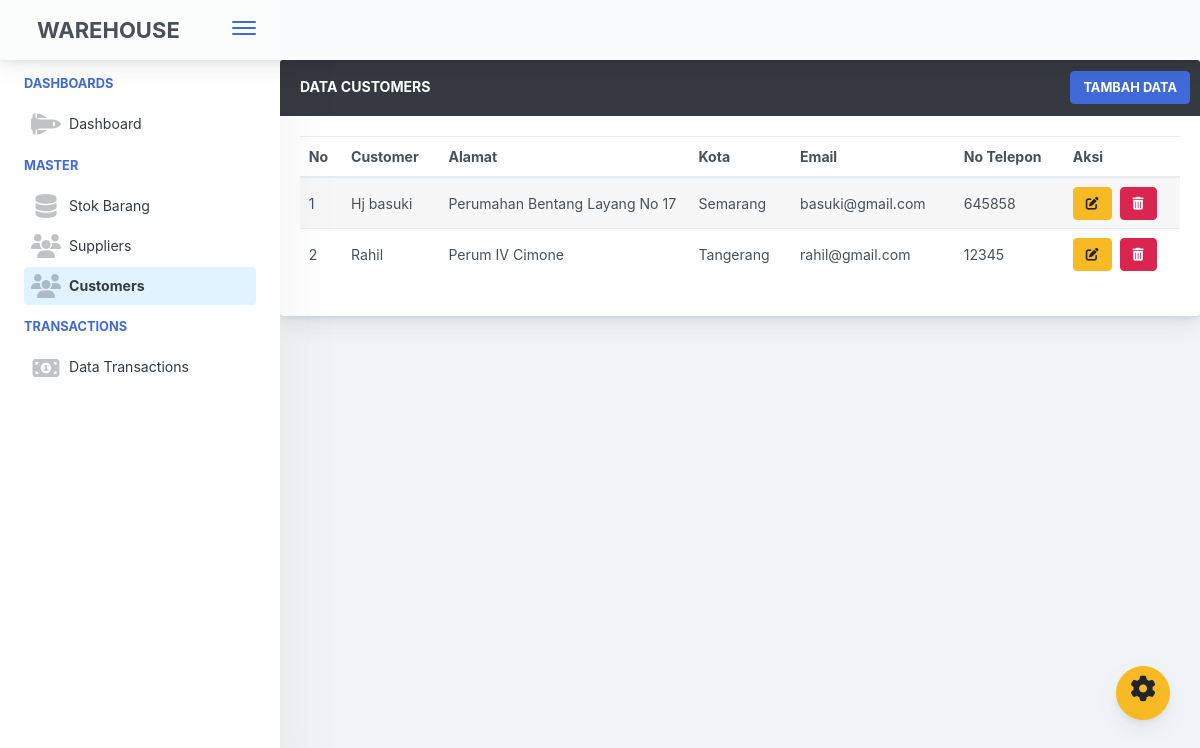
Screenshot of /public/customer with the database file from the repository.
### tables this page shows
CREATE TABLE `tb_customer` (
  `id_customer` int(11) NOT NULL,
  `nama` varchar(100) NOT NULL,
  `alamat` varchar(255) NOT NULL,
  `kota` varchar(50) NOT NULL,
  `email` varchar(25) NOT NULL,
  `no_telepon` int(20) NOT NULL
);

### app/core/Controller.php (called while the page is built, shortened)
<?php
class Controller
{
    public function view($view, $data = [])
    {
        require '../app/views/' . $view . '.php';
    }
    public function model($model)
    {
        return new $model;
    }
}

### app/controllers/Customer.php (called while the page is built, shortened)
<?php
class Customer extends Controller {
  public function index() {
    $data['judul'] = 'Data Customer';
    $data['customers'] = $this->model('Customer_model')->getAllCustomer();
    $data['customer_sidebar'] = true;
    $this->view('/customer/index',$data);
  }
}
?>

### app/core/App.php (called while the page is built, shortened)
<?php
class App
{
    protected $method = 'index';
    protected $params = [];
    public function __construct()
    {
        $this->controller = new $this->controller;
        call_user_func_array([$this->controller, $this->method], $this->params);
    }
}

### public/index.php (called while the page is built, shortened)
<?php
$app = new App;

### app/core/Database.php (called while the page is built, shortened)
<?php
class Database
{
    private $host = DB_HOST;
    private $user = DB_USER;
    private $pass = DB_PASS;
    private $db_name = DB_NAME;
    private $dbh;
    private $stmt;
    public function __construct()
    {
        $dsn = 'mysql:host=' . $this->host . ';dbname=' . $this->db_name;
        $option = [
            PDO::ATTR_PERSISTENT => true,
            PDO::ATTR_ERRMODE => PDO::ERRMODE_EXCEPTION
        ];
        try {
            $this->dbh = new PDO($dsn, $this->user, $this->pass, $option);
        } catch (PDOException $e) {
            die($e->getMessage());
        }
    }
    public function query($query)
    {
        $this->stmt = $this->dbh->prepare($query);
    }
    public function execute()
    {
        $this->stmt->execute();
    }
    public function resultSet()
    {
        $this->execute();
        return $this->stmt->fetchAll(PDO::FETCH_ASSOC);
    }
}

### app/models/Customer_model.php (called while the page is built, shortened)
<?php
  class Customer_model {
    private $table = 'tb_customer';
    private $db;
    public function __construct()
    {
        $this->db = new Database;
    }
    public function getAllCustomer()
    {
        $this->db->query('SELECT * FROM ' . $this->table);
        return $this->db->resultSet();
    }
}
?>

### app/views/customer/index.php (the view, shortened to what this page needs)
<div class="app-main__outer">
  <div class="card">
    <h5 class="card-header bg-dark text-white">Data Customers
      <a href="<?=BASEURL;?>/customer/tambah" class="btn btn-primary ml-auto font-weight-bold">Tambah Data</a>
    </h5>
    <div class="card-body">
      <table class="table table-striped">
        <thead>
          <tr>
            <th scope="col">No</th>
            <th scope="col">Customer</th>
            <th scope="col" width="250px">Alamat</th>
            <th scope="col">Kota</th>
            <th scope="col">Email</th>
            <th scope="col">No Telepon</th>
            <th scope="col">Aksi</th>
          </tr>
        </thead>
        <tbody>
        <?php $i = 1; ?>
        <?php foreach ($data['customers'] as $customer) : ?>
          <tr>
            <td><?= $i++ ?></td>
            <td scope="row"><?= $customer['nama'] ?></td>
            <td><?= $customer['alamat'] ?></td>
            <td><?= $customer['kota'] ?></td>
            <td scope="row"><?= $customer['email'] ?></td>
            <td><?= $customer['no_telepon'] ?></td>
            <td>
              <a href="<?= BASEURL; ?>/customer/edit/<?= $customer['id_customer']; ?>" class="btn btn-warning"> <i class="fas fa-edit    "></i> </a>
              <a href="<?= BASEURL; ?>/customer/hapus/<?= $customer['id_customer']; ?>" class="btn btn-danger ml-1"> <i class="fa fa-trash" aria-hidden="true"></i> </a>
            </td>
          </tr>
        <?php endforeach;?>
        </tbody>
      </table>
    </div>
  </div>
</div>

### rows the page displays
tb_customer: nama "Hj basuki", alamat "Perumahan Bentang Layang No 17", kota "Semarang", email "basuki@gmail.com", no_telepon "645858"
tb_customer: nama "Rahil", alamat "Perum IV Cimone", kota "Tangerang", email "rahil@gmail.com", no_telepon "12345"
